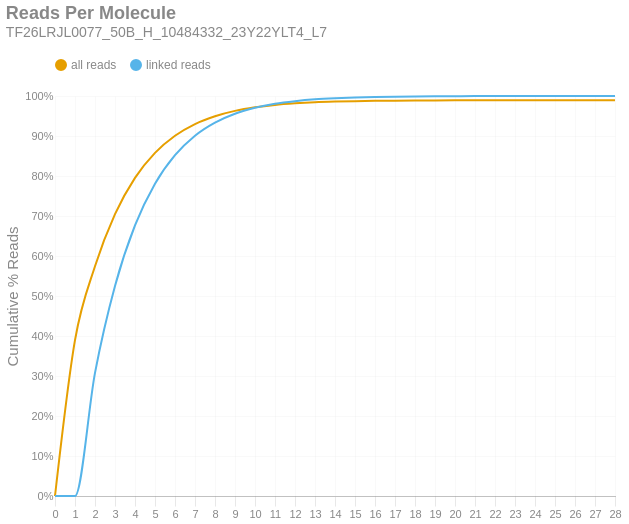

Source (notebook cell):
### Markdown cell above
### Reads per Molecule
This chart shows the cumulative distribution of the number of reads per linked molecule. That is, how many alignments are associated with a unique molecule. This excludes the number of reads associated with invalid or absent linked-read barcodes. The `linked` histogram is the percentages recalculated when disregarding singletons.

### Code cell
if SKIPLR:
    print_html(f"Skipped")
else:
    counts = np.bincount(valids['reads'].cast(pl.Int64).to_numpy())
    weighted = counts * np.arange(len(counts))
    all_perc = weighted / n_reads
    linked_perc = weighted / n_linked_reads
    linked_perc[1] = 0
    binned_df = pl.DataFrame({
        'readsper': list(range(len(counts))),
        'all reads (cumsum)': np.cumsum(all_perc).tolist(),
        'linked reads (cumsum)': np.cumsum(linked_perc).tolist(),
    })

    with SafeRender(binned_df):
        (
            density_plot(binned_df, 'Reads Per Molecule', samplename, 'readspmol')
            .encode(
                x=alt.X('readsper:O', title=None).axis(labelAngle=0).scale(padding=0),
                y=alt.Y('value:Q', title='Cumulative % Reads').axis(format='%').stack(False),
                color=alt.Color("key:N").scale(domain=["all reads", "linked reads"]),
                tooltip=[
                    alt.Tooltip("key:N", title="Data Type"),
                    alt.Tooltip("readsper:O", title="Reads Per Molecule"),
                    alt.Tooltip("value:Q", format=".2%", title="% Reads (Cum.)")
                ]            
            )
        ).display()

### Figure 1 — Vega-Lite specification as saved in the notebook (floating-point values rounded to 4 significant figures)
{"width": "container", "height": 400, "config": {"title": {"anchor": "start", "dy": -15, "fontSize": 18, "color": "#888888", "subtitleColor": "#888888", "subtitleFontSize": 14}, "arc": {"fill": "#0072B2"}, "axis": {"domainColor": "#888888", "domainWidth": 0.5, "gridWidth": 0.2, "grid": false, "titleFontWeight": 400, "titleFontSize": 15, "labelFontSize": 11, "labelColor": "#888888", "tickColor": "#888888", "tickWidth": 0.2, "titleColor": "#888888"}, "axisBand": {"grid": false}, "axisX": {"grid": true, "tickSize": 10, "domainCap": "round"}, "axisY": {"domain": false, "grid": true, "tickSize": 0, "domainCap": "round"}, "background": "transparent", "header": {"labelFontSize": 15, "labelColor": "#888888", "titleFontSize": 15, "titleFontWeight": 600, "titleColor": "#888888"}, "legend": {"labelFont": "sans-serif", "labelFontSize": 12, "labelColor": "#888888", "symbolSize": 100, "symbolType": "circle", "titleFontSize": 12, "titlePadding": 10, "titleColor": "#888888", "title": null, "orient": "top"}, "range": {"category": ["#E69F00", "#56B4E9", "#009E73", "#F0E442", "#0072B2", "#D55E00", "#CC79A7", "#000000"], "diverging": ["#cfe8f3", "#a2d4ec", "#73bfe2", "#46abdb", "#1696d2", "#12719e"]}, "area": {"fill": "#0072B2", "fillOpacity": 0.7, "line": true, "strokeOpacity": 0.7}, "line": {"color": "#0072B2", "stroke": "#0072B2", "strokeWidth": 2}, "trail": {"color": "#0072B2", "stroke": "#0072B2", "strokeWidth": 0, "size": 1}, "point": {"filled": true, "fillOpacity": 1.0, "size": 95}, "text": {"color": "#888888", "fontSize": 11, "align": "right", "fontWeight": 400, "size": 11}, "bar": {"fill": "#0072B2", "stroke": null}, "view": {"stroke": null, "continuousWidth": 660, "continuousHeight": 400}}, "data": {"name": "data-824789c580a62902c9f9d1541bb96636"}, "mark": {"type": "line", "interpolate": "monotone", "point": {"opacity": 0, "size": 275}}, "encoding": {"color": {"field": "key", "scale": {"domain": ["all reads", "linked reads"]}, "type": "nominal"}, "tooltip": [{"field": "key", "title": "Data Type", "type": "nominal"}, {"field": "readsper", "title": "Reads Per Molecule", "type": "ordinal"}, {"field": "value", "format": ".2%", "title": "% Reads (Cum.)", "type": "quantitative"}], "x": {"axis": {"labelAngle": 0}, "field": "readsper", "scale": {"padding": 0}, "title": null, "type": "ordinal"}, "y": {"axis": {"format": "%"}, "field": "value", "stack": false, "title": "Cumulative % Reads", "type": "quantitative"}}, "params": [{"name": "param_c36ac31b6afebe62", "select": {"type": "point", "fields": ["key"]}, "bind": "legend"}], "title": {"text": "Reads Per Molecule", "subtitle": "TF26LRJL0077_50B_H_10484332_23Y22YLT4_L7"}, "transform": [{"fold": ["all reads (cumsum)", "linked reads (cumsum)"]}, {"calculate": "replace(datum.key, ' (cumsum)', '')", "as": "key"}, {"filter": {"param": "param_c36ac31b6afebe62"}}], "usermeta": {"embedOptions": {"downloadFileName": "TF26LRJL0077_50B_H_10484332_23Y22YLT4_L7.readspmol"}}, "$schema": "https://vega.github.io/schema/vega-lite/v6.4.1.json", "datasets": {"data-824789c580a62902c9f9d1541bb96636": [{"readsper": 0, "all reads (cumsum)": 0.0, "linked reads (cumsum)": 0.0}, {"readsper": 1, "all reads (cumsum)": 0.3898, "linked reads (cumsum)": 0.0}, {"readsper": 2, "all reads (cumsum)": 0.5744, "linked reads (cumsum)": 0.3079}, {"readsper": 3, "all reads (cumsum)": 0.7047, "linked reads (cumsum)": 0.5252}, {"readsper": 4, "all reads (cumsum)": 0.7953, "linked reads (cumsum)": 0.6764}, {"readsper": 5, "all reads (cumsum)": 0.8579, "linked reads (cumsum)": 0.7807}, {"readsper": 6, "all reads (cumsum)": 0.9007, "linked reads (cumsum)": 0.8521}, {"readsper": 7, "all reads (cumsum)": 0.9299, "linked reads (cumsum)": 0.9008}, {"readsper": 8, "all reads (cumsum)": 0.9495, "linked reads (cumsum)": 0.9336}, {"readsper": 9, "all reads (cumsum)": 0.9628, "linked reads (cumsum)": 0.9557}, {"readsper": 10, "all reads (cumsum)": 0.9717, "linked reads (cumsum)": 0.9705}, {"readsper": 11, "all reads (cumsum)": 0.9777, "linked reads (cumsum)": 0.9805}, {"readsper": 12, "all reads (cumsum)": 0.9816, "linked reads (cumsum)": 0.987}, {"readsper": 13, "all reads (cumsum)": 0.9844, "linked reads (cumsum)": 0.9916}, {"readsper": 14, "all reads (cumsum)": 0.986, "linked reads (cumsum)": 0.9944}, {"readsper": 15, "all reads (cumsum)": 0.9871, "linked reads (cumsum)": 0.9962}, {"readsper": 16, "all reads (cumsum)": 0.9879, "linked reads (cumsum)": 0.9975}, {"readsper": 17, "all reads (cumsum)": 0.9884, "linked reads (cumsum)": 0.9983}, {"readsper": 18, "all reads (cumsum)": 0.9887, "linked reads (cumsum)": 0.9989}, {"readsper": 19, "all reads (cumsum)": 0.989, "linked reads (cumsum)": 0.9993}, {"readsper": 20, "all reads (cumsum)": 0.9891, "linked reads (cumsum)": 0.9995}, {"readsper": 21, "all reads (cumsum)": 0.9892, "linked reads (cumsum)": 0.9997}, {"readsper": 22, "all reads (cumsum)": 0.9893, "linked reads (cumsum)": 0.9998}, {"readsper": 23, "all reads (cumsum)": 0.9893, "linked reads (cumsum)": 0.9999}, {"readsper": 24, "all reads (cumsum)": 0.9893, "linked reads (cumsum)": 0.9999}, {"readsper": 25, "all reads (cumsum)": 0.9893, "linked reads (cumsum)": 0.9999}, {"readsper": 26, "all reads (cumsum)": 0.9894, "linked reads (cumsum)": 1.0}, {"readsper": 27, "all reads (cumsum)": 0.9894, "linked reads (cumsum)": 1.0}, {"readsper": 28, "all reads (cumsum)": 0.9894, "linked reads (cumsum)": 1.0}]}}
